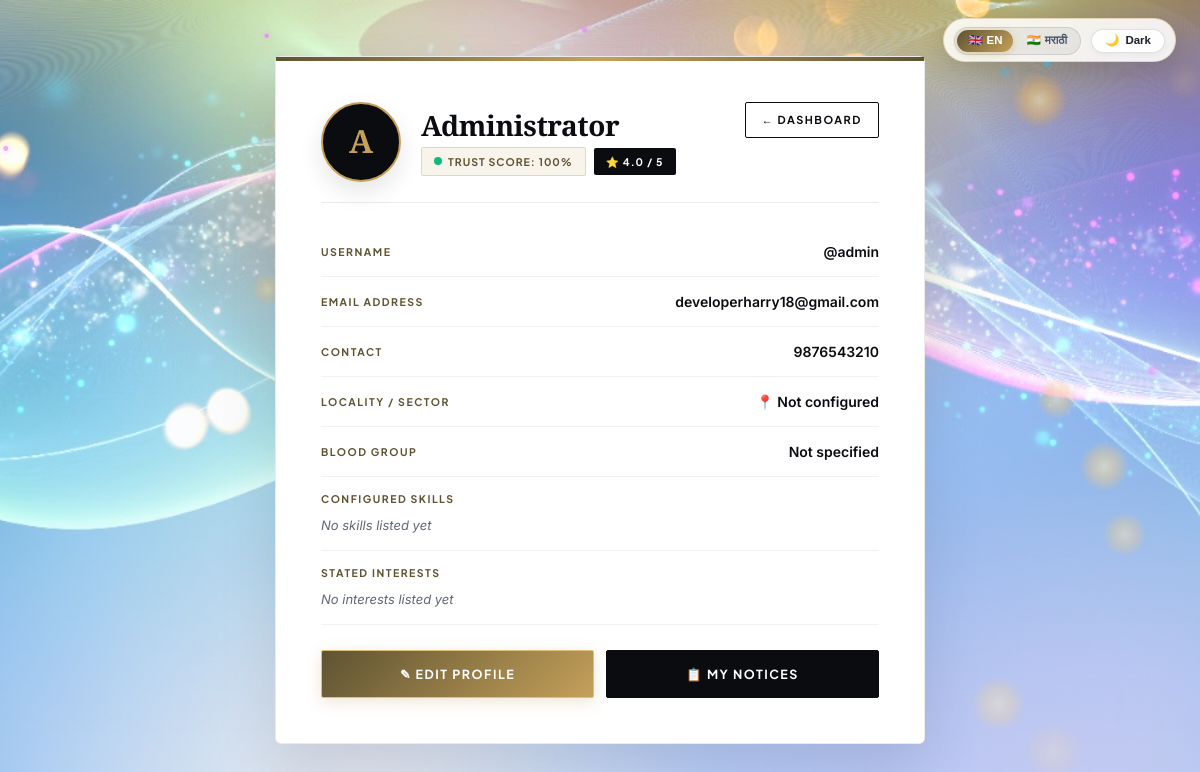
The app's page /profile (signed in) with its own data.
### app.py (models this page shows)
class User(db.Model):
    id = db.Column(db.Integer, primary_key=True)
    username = db.Column(db.String(80), unique=True, nullable=False)
    password = db.Column(db.String(200), nullable=False)
    email = db.Column(db.String(120), unique=True, nullable=False)
    name = db.Column(db.String(100))
    contact = db.Column(db.String(20))
    location = db.Column(db.String(100))
    blood_group = db.Column(db.String(5))
    skills = db.Column(db.Text)
    interests = db.Column(db.Text)
    role = db.Column(db.String(20), default='customer')
    rating = db.Column(db.Float, default=0)
    total_ratings = db.Column(db.Integer, default=0)
    trust_score = db.Column(db.Integer, default=50)
    is_active = db.Column(db.Boolean, default=True)
    is_admin = db.Column(db.Boolean, default=False)
    created_at = db.Column(db.DateTime, default=datetime.utcnow)

### app.py (the view)
@app.route('/profile')
def profile():
    if 'username' not in session:
        return redirect(url_for('login'))
    user = User.query.filter_by(username=session['username']).first()
    if not user:
        session.clear()
        return redirect(url_for('login'))
    return render_template('profile.html', user=user)

### templates/profile.html (shortened to what this page needs)
<!DOCTYPE html>
<html lang="en">
<head>
    <link rel="stylesheet" href="{{ url_for('static', filename='style.css') }}">
</head>
<body>
    <div class="profile-card-master">
        <div style="display: flex; justify-content: space-between; align-items: flex-start; margin-bottom: 24px; border-bottom: 1px solid var(--border-color); padding-bottom: 20px;">
            <div style="display: flex; align-items: center; gap: 20px;">
                <div class="avatar-box">
                    {{ (user.name or user.username)[0]|upper }}
                </div>
                <div>
                    <h2 style="font-size: 28px; margin-bottom: 4px;">{{ user.name or user.username }}</h2>
                    <div style="display: flex; gap: 8px; align-items: center;">
                        <span class="badge-luxury badge-gold">
                            <span class="pulse-dot"></span> Trust Score: {{ user.trust_score }}%
                        </span>
                        <span class="badge-luxury badge-dark">⭐ {{ "%.1f"|format(user.rating or 5.0) }} / 5</span>
                    </div>
                </div>
            </div>
            <a href="/dashboard" class="btn-luxury-outline" style="padding: 8px 16px; font-size: 11px;">&larr; Dashboard</a>
        </div>
        <div class="info-row">
            <span class="label">Username</span>
            <span class="value">@{{ user.username }}</span>
        </div>
        <div class="info-row">
            <span class="label">Email Address</span>
            <span class="value">{{ user.email }}</span>
        </div>
        <div class="info-row">
            <span class="label">Contact</span>
            <span class="value">{{ user.contact or 'Not configured' }}</span>
        </div>
        <div class="info-row">
            <span class="label">Locality / Sector</span>
            <span class="value">📍 {{ user.location or 'Not configured' }}</span>
        </div>
        <div class="info-row">
            <span class="label">Blood Group</span>
            <span class="value">{% if user.blood_group %}<span class="badge-luxury badge-rose">🩸 {{ user.blood_group }}</span>{% else %}Not specified{% endif %}</span>
        </div>
        <div class="info-row" style="flex-direction: column; align-items: flex-start; gap: 8px;">
            <span class="label">Configured Skills</span>
            <div style="display: flex; flex-wrap: wrap; gap: 6px;">
                {% if user.skills %}
                    {% for skill in user.skills.split(',') %}
                    <span class="tag-pill">✓ {{ skill.strip() }}</span>
                    {% endfor %}
                {% else %}
                    <span style="color: var(--muted-text); font-size: 13px; font-style: italic;">No skills listed yet</span>
                {% endif %}
            </div>
        </div>
        <div class="info-row" style="flex-direction: column; align-items: flex-start; gap: 8px;">
            <span class="label">Stated Interests</span>
            <div style="display: flex; flex-wrap: wrap; gap: 6px;">
                {% if user.interests %}
                    {% for interest in user.interests.split(',') %}
                    <span class="tag-pill" style="background: rgba(197, 160, 89, 0.1);">✦ {{ interest.strip() }}</span>
                    {% endfor %}
                {% else %}
                    <span style="color: var(--muted-text); font-size: 13px; font-style: italic;">No interests listed yet</span>
                {% endif %}
            </div>
        </div>
        <div style="display: flex; gap: 12px; margin-top: 25px;">
            <a href="{{ url_for('profile_setup') }}" class="btn-luxury-gold" style="flex: 1; text-align: center;">✎ Edit Profile</a>
            <a href="{{ url_for('my_posts') }}" class="btn-luxury-primary" style="flex: 1; text-align: center;">📋 My Notices</a>
        </div>
    </div>
</body>
</html>

### templates/profile.html (style rules this page uses)
:root { --primary-white: #FFFFFF; --bg-cream: #EAECDD; --light-bg: #F8F9F5; --accent-gold: #5E5332; --accent-gold-light: #C5A059; --obsidian-black: #0A0C10; --muted-text: #606875; --border-color: rgba(10, 12, 16, 0.08); --transition-smooth: all 0.35s cubic-bezier(0.16, 1, 0.3, 1); }
* { margin: 0; padding: 0; box-sizing: border-box; }
body { font-family: 'Inter', sans-serif; background-color: var(--bg-cream); color: var(--obsidian-black); min-height: 100vh; display: flex; justify-content: center; align-items: center; padding: 40px 20px; }
.profile-card-master { background-color: var(--primary-white); border: 1px solid var(--border-color); padding: 45px; width: 100%; max-width: 650px; position: relative; box-shadow: 0 30px 60px rgba(10, 12, 16, 0.1); border-radius: 6px; animation: scaleIn 0.6s cubic-bezier(0.16, 1, 0.3, 1); }
.profile-card-master::before { content: ''; position: absolute; top: 0; left: 0; width: 100%; height: 4px; background: linear-gradient(90deg, var(--accent-gold), var(--accent-gold-light), var(--accent-gold)); }
.info-row { display: flex; justify-content: space-between; align-items: center; padding: 13px 0; border-bottom: 1px solid rgba(10, 12, 16, 0.05); font-size: 14px; }
.label { font-weight: 700; color: var(--accent-gold); text-transform: uppercase; font-size: 10.5px; letter-spacing: 1.5px; font-family: 'Plus Jakarta Sans', sans-serif; }
.value { color: var(--obsidian-black); font-weight: 600; }
.avatar-box { width: 80px; height: 80px; background: var(--obsidian-black); color: var(--accent-gold-light); border-radius: 50%; display: flex; align-items: center; justify-content: center; font-size: 32px; font-family: 'Playfair Display', serif; font-weight: 800; border: 2px solid var(--accent-gold-light); box-shadow: 0 10px 25px rgba(0,0,0,0.1); }

### records on screen
User: name "A", name "Administrator", trust_score "100", rating "4.0", username "admin", email "developerharry18@gmail.com", contact "9876543210", location "Not configured"
